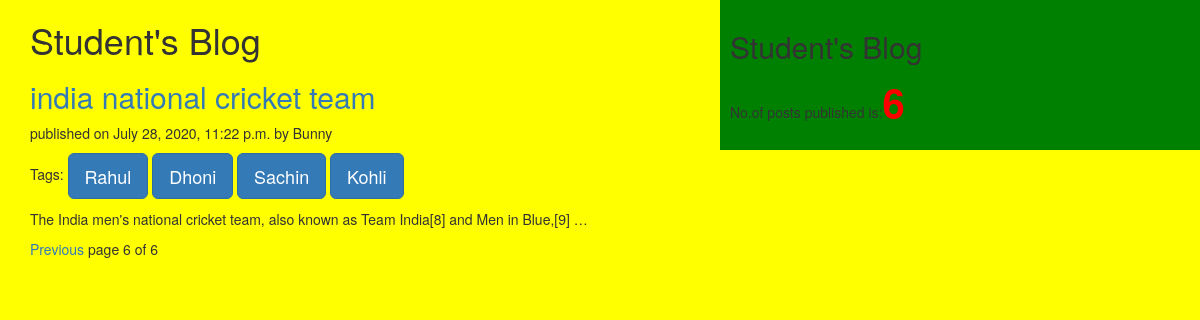
Page /?nextpage=6 on the committed database.
### testapp/models.py (models this page shows, shortened)
class Post(models.Model):
    STATUE_CHOICES=(('draft','DRAFT'),('published','PUBLISHED'))
    title=models.CharField(max_length=64)
    slug=models.SlugField(max_length=64,unique_for_date='publish')
    author=models.ForeignKey(User,related_name='blog_posts',on_delete=models.PROTECT)
    body=models.TextField()
    publish=models.DateTimeField(default=timezone.now)
    created=models.DateTimeField(auto_now_add=True)
    updated=models.DateTimeField(auto_now=True)
    status=models.CharField(max_length=10,choices=STATUE_CHOICES,default='draft')
    objects=custommanager()
    tags=TaggableManager()
    class Meta:
        ordering=('-publish',)
    def get_absolute_url(self):
        return reverse('post_detail',args=[self.publish.year,self.publish.strftime('%m'),self.publish.strftime('%d'),self.slug])

### testapp/views.py (the view)
# urls.py: url(r'^$',post_view),
def post_view(request,tag_slug=None):
    post_info=Post.objects.all()
    tag=None
    if tag_slug:
        tag=get_object_or_404(Tag,slug=tag_slug)
        post_info=post_info.filter(tags__in=[tag])
    paginator=Paginator(post_info,1)
    page_number=request.GET.get('nextpage')
    try:
         post_info=paginator.page(page_number)
    except PageNotAnInteger:
         post_info=paginator.page(1)
    except EmptyPage:
         post_info=paginator.page(paginator,num_pages)
    return render(request,'testapp/post_list.html',{'post_info':post_info,'tag':tag},)

### testapp/models.py (called while the page is built)
    def get_queryset(self):
        return super().get_queryset().filter(status='published')

### testapp/templatetags/blog_tags.py (called while the page is built)
@register.simple_tag()
def total_posts():
    return Post.objects.count()

### templates/testapp/post_list.html (shortened to what this page needs)
<!DOCTYPE html>
{%extends 'testapp/home.html'%}
{%block content%}
<h1>Student's Blog</h1>
{%for post in post_info%}
  <h2><a href="{{post.get_absolute_url}}">{{post.title}}</a></h2>
  <p id="date">published on {{post.publish}} by {{post.author|title}}</p>
  <p>  Tags:
    {%for tag in post.tags.all%}
     <a href="{%url 'post_list_by_tag_name' tag.slug %}" class='btn btn-primary btn-lg'>{{tag.name}}</a>
     {%endfor%}
  </p>
  {{post.body|truncatewords:15|linebreaks}}
  {%endfor%}
  {%include 'testapp/pagination.html' with page1=post_info%}
{%endblock%}

### static/css/blog.css (style rules this page uses)
body { background:yellow; }

### rows in the picture
Post: title "india national cricket team", publish "July 28, 2020, 11:22 p.m.", author "Bunny", body "The India men's national cricket team, also known as Team India[8] and Men in Blue,[9] …"
Tag: name "Rahul"
Tag: name "Dhoni"
Tag: name "Sachin"
Tag: name "Kohli"

### other values in the picture
{{ page1.number }} "6"
{{ page1.paginator.num_pages }} "6"
